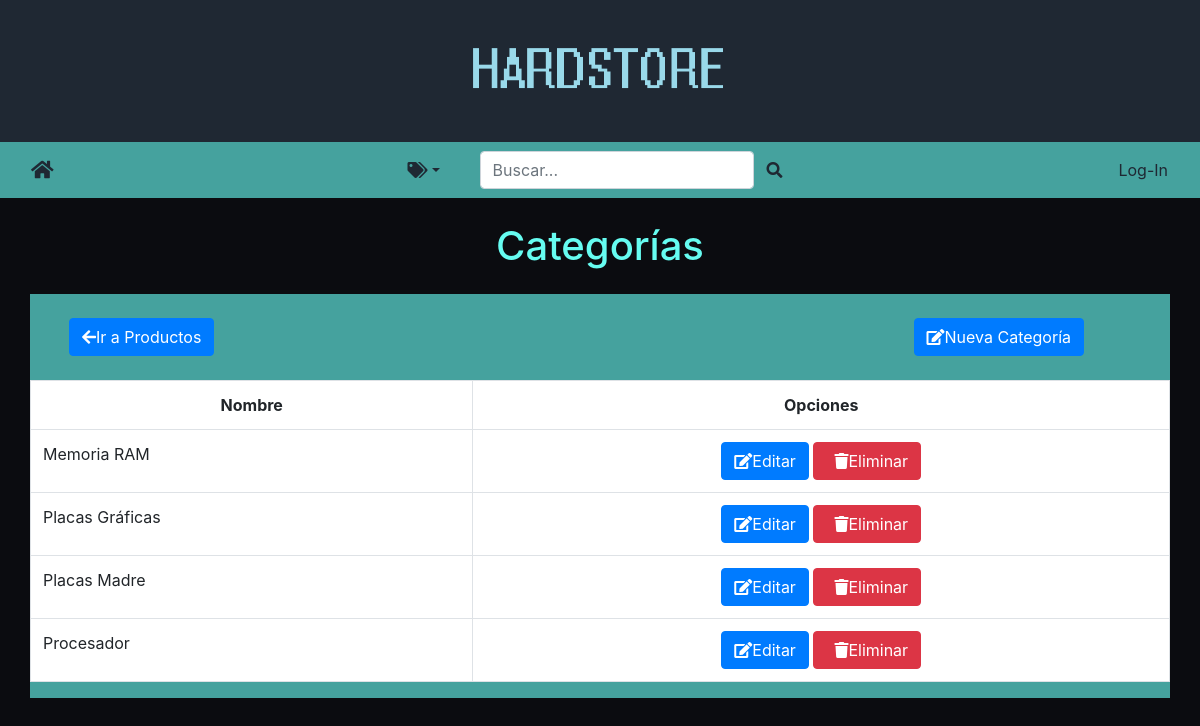
The app's page /modificar_categoria/, older data.
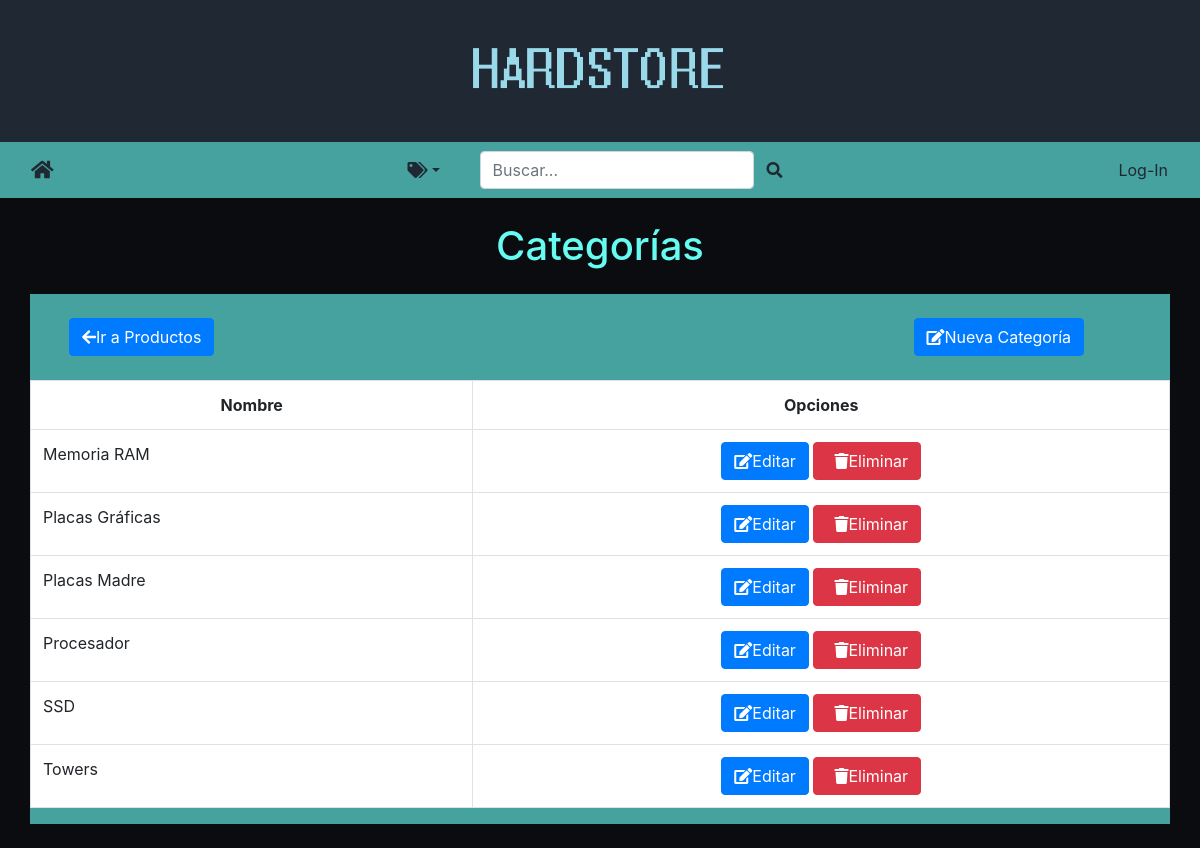
The same page, newer data.
### market/models/categoria.py (models this page shows, shortened)
class Categoria(models.Model):
    nombre = models.CharField(max_length=200, null=True)

### market/views/categoria.py (the view)
# urls.py: path('modificar_categoria/', CategoriasList.as_view(),name='modificar_categoria'),
class CategoriasList(ListView):
    model = Categoria
    template_name = 'market/categoria_list.html'
    context_object_name = 'categoriasList'
    def get_queryset(self):
        return Categoria.objects.order_by('nombre')
    def get_context_data(self, **kwargs):
        context = super().get_context_data(**kwargs)
        if(Categoria.objects.count() > 0):
            context['categorias'] = Categoria.objects.all()
            context['hayCategorias'] = True
        else:
            context['hayCategorias'] = False
        return context

### market/templates/market/categoria_list.html (shortened to what this page needs)
{% extends "base.html" %}
{% load static %}
{% block estilo %}
<link rel="stylesheet" href="{% static 'productosCategoria.css' %}" />
{% endblock %}
{% block content %}
<div class="text-center mt-4"	><h1 style="color:#66fcf1">Categorías</h1></div>
<div class="container mt-4 mb-4" style="background-color: #45a29e;">
  <div class="row mb-4">
  	<div class="col-5 mt-4 ml-4">
  		<a href="{% url 'modificar_producto' %}" class="btn btn-primary mr-4"><i class="fas fa-arrow-left"></i>Ir a Productos</a>
  	</div>
  	<div class="col-6 mt-4 ml-4">
  		<a href="{% url 'crear_categoria' %}" class="pull-right btn btn-primary mr-4"><i class="fas fa-edit"></i>Nueva Categoría</a>
  	</div>
  </div>
  <div class="row">
  	<table class="table table-hover table-bordered text-danger-center" style="background-color: white;">
	      <tr class="text-center">
	        <th>Nombre</th>
	        <th>Opciones</th>
	      </tr>
      	{% for categoria in categoriasList %}
      	<tr>
	      	<td>{{ categoria.nombre }}</td>
	        <td colspan="5" class="text-center">
	        	<a href="{% url 'modificar_categoria_x' categoria.id %}" class="btn btn-primary"><i class="fas fa-edit"></i>Editar</a>
	        	<a href="#" class="btn btn-danger" data-toggle="modal" data-target="#myModal{{categoria.id}}"><i class="fas fa-trash ml-2"></i>Eliminar</a>
	        </td>
	    </tr>
	    {% endfor %}
    </table>
  </div>
</div>
{% endblock %}

Row changes from the older to the newer data that the page shows:
added Categoria: nombre "SSD"
added Categoria: nombre "Towers"
